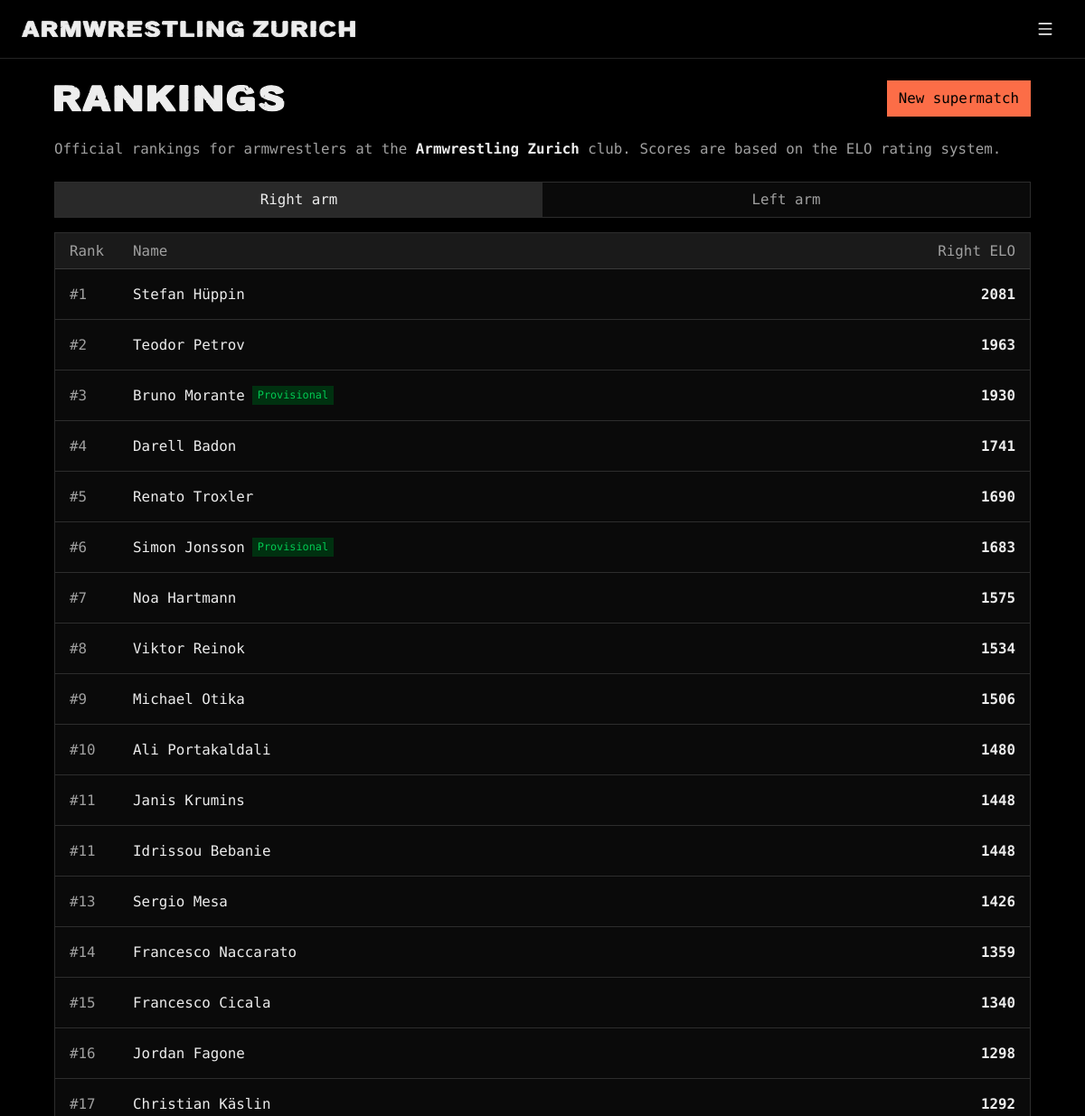
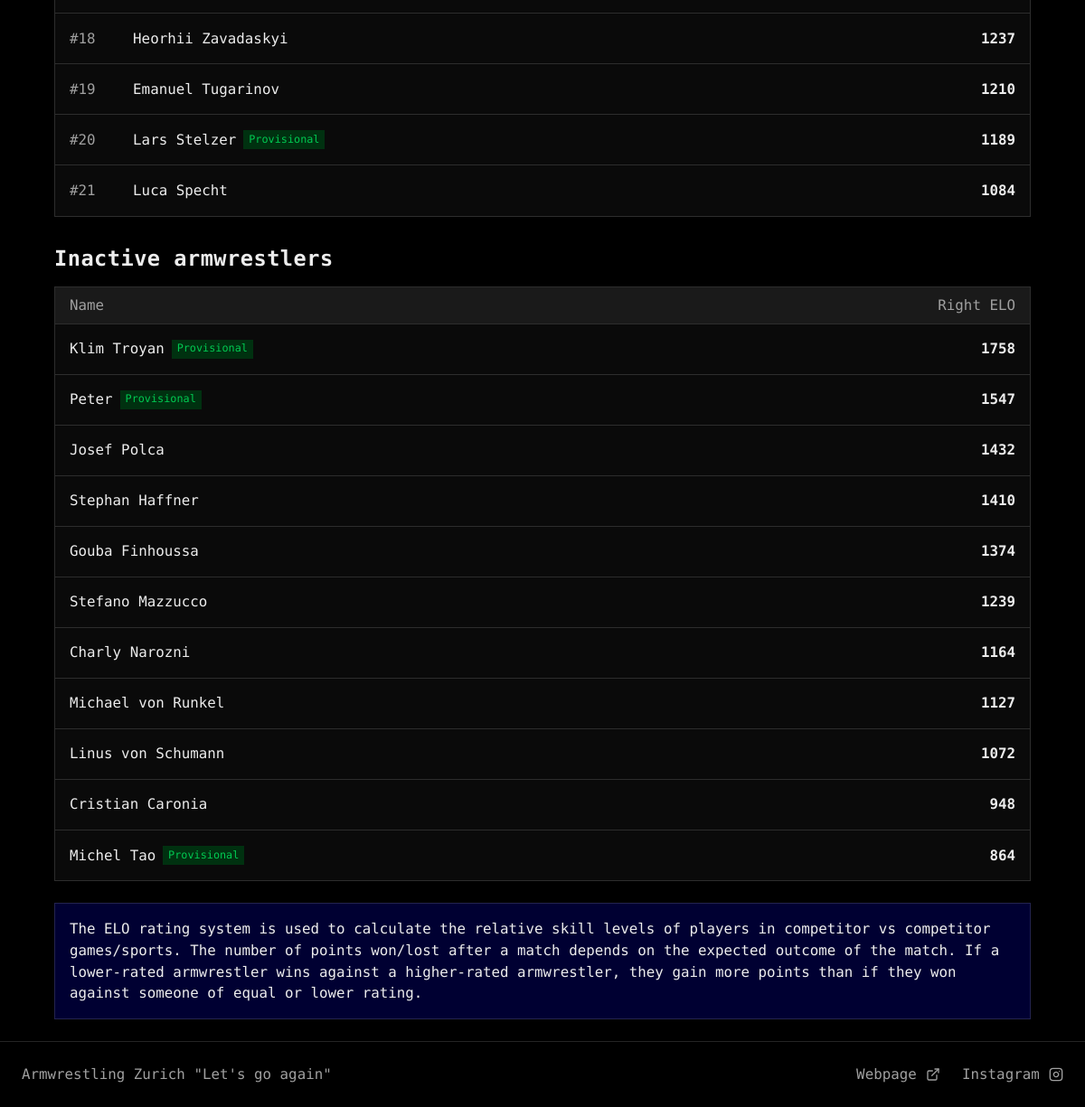
The page / on the database its author committed (2 pictures, top to bottom).
### tables this page shows
CREATE TABLE "armwrestlers" (
    id INTEGER PRIMARY KEY AUTOINCREMENT,
    name TEXT NOT NULL UNIQUE,
    right_elo INTEGER NOT NULL,
    left_elo INTEGER NOT NULL,
    right_rank INTEGER,
    left_rank INTEGER,
    added_by TEXT NOT NULL,
    last_edited_by TEXT, hidden INTEGER NOT NULL DEFAULT 0, active INTEGER NOT NULL DEFAULT 1,
    FOREIGN KEY (added_by) REFERENCES users(username)
);

CREATE TABLE "armwrestler_badges" (
    armwrestler_id INTEGER NOT NULL,
    badge_id INTEGER NOT NULL,
    arm TEXT NOT NULL CHECK (arm IN ('right', 'left')),
    assigned_date DATE NOT NULL DEFAULT CURRENT_TIMESTAMP,
    assigned_by TEXT,
    PRIMARY KEY (armwrestler_id, badge_id, arm),
    FOREIGN KEY (armwrestler_id) REFERENCES armwrestlers(id) ON DELETE CASCADE,
    FOREIGN KEY (badge_id) REFERENCES badges(id) ON DELETE CASCADE
);

CREATE TABLE "badges" (
    id INTEGER PRIMARY KEY AUTOINCREMENT,
    name TEXT NOT NULL UNIQUE,
    color TEXT NOT NULL
);

### armelo_app.py (the view)
@app.route("/")
@app.route("/<any(right, left):arm>")
def ranking(arm='right'):
    rank_column = 'right_rank' if arm == 'right' else 'left_rank'
    elo_column = 'right_elo' if arm == 'right' else 'left_elo'
    current_user = session.get('username', None)
    update_ranks()
    active_armwrestlers = db_execute('''
        SELECT {0} AS rank, id, name, {1} AS elo FROM armwrestlers
        WHERE active AND NOT hidden ORDER BY rank ASC
    '''.format(rank_column, elo_column))
    inactive_armwrestlers = db_execute('''
        SELECT id, name, {0} AS elo FROM armwrestlers
        WHERE NOT active AND NOT hidden ORDER BY elo DESC
    '''.format(elo_column))
    badge_data = db_execute('''
        SELECT armwrestler_badges.armwrestler_id, badges.name, badges.color
        FROM armwrestler_badges
        JOIN badges ON armwrestler_badges.badge_id = badges.id
        WHERE armwrestler_badges.arm = ?
    ''', arm)
    armwrestler_badges_dict = {}
    for badge in badge_data:
        armwrestler_badges_dict.setdefault(badge['armwrestler_id'], []).append((badge['name'], badge['color']))
    template_data = {
        'active_armwrestlers': active_armwrestlers,
        'inactive_armwrestlers': inactive_armwrestlers,
        'current_user': current_user,
        'arm': arm,
        'armwrestler_badges_dict': armwrestler_badges_dict
    }
    if is_htmx():
        return render_template('ranking_partial.html', **template_data)
    return render_template('ranking.html', **template_data)

### armelo_app.py (called while the page is built)
@app.context_processor
def inject_user():
    username = session.get('username')
    return dict(username=username)

### config.py (called while the page is built)
def get_db():
    db = getattr(g, '_database', None)
    if db is None:
        db = g._database = sqlite3.connect(DATABASE)
        db.row_factory = sqlite3.Row
    return db

def db_execute(query, *args):
    db = get_db()
    cur = db.cursor()
    try:
        cur.execute(query, args)
        if query.strip().upper().startswith(("SELECT", "WITH")):
            return cur.fetchall()
        db.commit()
    except sqlite3.Error:
        db.rollback()
        raise
    finally:
        cur.close()

### helpers.py (called while the page is built)
def is_htmx():
    return bool(request.headers.get('HX-Request')) and not request.headers.get('HX-History-Restore-Request')

### templates/ranking.html (shortened to what this page needs)
{% extends "layout.html" %}
{% from 'macros.html' import wordmark %}
{% block content %}
<div class="row">
    <h2 class="page-title">{{ wordmark('rankings', 'Rankings', 13650, 1584) }}</h2>
    <form action="{{ url_for('supermatch') }}" method="POST">
        <button type="submit" class="btn btn-primary">New supermatch</button>
    </form>
</div>
<p class="muted">Official rankings for armwrestlers at the <strong>Armwrestling Zurich</strong> club. Scores are based on the ELO rating system.</p>
<div id="rankings" class="stack">
    {% include 'ranking_partial.html' %}
</div>
<div class="note" role="note">
    The ELO rating system is used to calculate the relative skill levels of players in competitor vs competitor games/sports.
    The number of points won/lost after a match depends on the expected outcome of the match.
    If a lower-rated armwrestler wins against a higher-rated armwrestler, they gain more points than if they won against someone of equal or lower rating.
</div>
{% endblock %}

### templates/layout.html (shortened to what this page needs)
{% from 'macros.html' import icon, wordmark, nav_link with context -%}
<!doctype html>
<html lang="en">
    <head>
        <link href="/static/styles.css" rel="stylesheet">
    </head>
    <body>
        <header class="header">
            <nav class="container nav" aria-label="Main">
                <a class="brand" href="{{ url_for('ranking') }}">{{ wordmark('armwrestling-zurich', 'Armwrestling Zurich', 31978, 1585) }}</a>
                <button type="button" class="btn btn-tertiary btn-icon nav-toggle push" popovertarget="nav-menu" aria-label="Toggle navigation">{{ icon('menu') }}</button>
            </nav>
        </header>
        <main class="container main">
            {% block content %}{% endblock %}
        </main>
        <footer class="footer">
            <div class="container footer-inner">
                <a href="https://armwrestlingzurich.ch" target="_blank">Armwrestling Zurich "Let's go again"</a>
                <div class="footer-links">
                    <a href="https://armwrestlingzurich.ch" target="_blank">Webpage {{ icon('external-link') }}</a>
                    <a href="https://www.instagram.com/armwrestlingzurich" target="_blank">Instagram {{ icon('instagram') }}</a>
                </div>
            </div>
        </footer>
    </body>
</html>

### templates/macros.html (shortened to what this page needs)
{% macro icon(name) -%}
<svg class="icon" aria-hidden="true"><use href="{{ url_for('static', filename='icons.svg') }}#{{ name }}"></use></svg>
{%- endmacro %}
{% macro wordmark(name, label, width, height) -%}
<svg class="wordmark" viewBox="0 0 {{ width }} {{ height }}" role="img" aria-label="{{ label }}"><use href="{{ url_for('static', filename='icons.svg') }}#{{ name }}"></use></svg>
{%- endmacro %}
{% macro arm_toggle(endpoint, target, push=false, url_kwargs={}) %}
<div class="segmented">
    {% for value, label in [('right', 'Right arm'), ('left', 'Left arm')] %}
    {% set url = url_for(endpoint, arm=value, **url_kwargs) %}
    <a href="{{ url }}" class="segment" role="button" hx-get="{{ url }}" hx-target="{{ target }}" hx-swap="innerMorph"{% if push %} hx-push-url="true"{% endif %} aria-pressed="{{ 'true' if arm == value else 'false' }}">{{ label }}</a>
    {% endfor %}
</div>
{% endmacro %}

### templates/ranking_partial.html (shortened to what this page needs)
{% from 'macros.html' import arm_toggle with context %}
{{ arm_toggle('ranking', '#rankings') }}
<div class="table-wrap">
    <table class="table table-hover">
        <thead>
            <tr>
                <th>Rank</th>
                <th class="w-full">Name</th>
                <th class="num">{{ "Right ELO" if arm == 'right' else "Left ELO" }}</th>
            </tr>
        </thead>
        <tbody>
            {% for armwrestler in active_armwrestlers %}
            <tr>
                <td class="muted">#{{ armwrestler['rank'] }}</td>
                <td>
                    <div class="row">
                        <a href="{{ url_for('view_member', id=armwrestler['id'], arm=arm) }}" class="name-link">{{ armwrestler['name'] }}</a>
                        {% if armwrestler['id'] in armwrestler_badges_dict %}
                        {% for bname, bcolor in armwrestler_badges_dict[armwrestler['id']] %}
                        <span class="badge {{ bcolor }}">{{ bname }}</span>
                        {% endfor %}
                        {% endif %}
                    </div>
                </td>
                <td class="num"><strong>{{ armwrestler['elo'] }}</strong></td>
            </tr>
            {% endfor %}
        </tbody>
    </table>
</div>
<h2 class="section-title">Inactive armwrestlers</h2>
<div class="table-wrap">
    <table class="table table-hover">
        <thead>
            <tr>
                <th class="w-full">Name</th>
                <th class="num">{{ "Right ELO" if arm == 'right' else "Left ELO" }}</th>
            </tr>
        </thead>
        <tbody>
            {% for armwrestler in inactive_armwrestlers %}
            <tr>
                <td>
                    <div class="row">
                        <a href="{{ url_for('view_member', id=armwrestler['id'], arm=arm) }}" class="name-link">{{ armwrestler['name'] }}</a>
                        {% if armwrestler['id'] in armwrestler_badges_dict %}
                        {% for bname, bcolor in armwrestler_badges_dict[armwrestler['id']] %}
                        <span class="badge {{ bcolor }}">{{ bname }}</span>
                        {% endfor %}
                        {% endif %}
                    </div>
                </td>
                <td class="num"><strong>{{ armwrestler['elo'] }}</strong></td>
            </tr>
            {% endfor %}
        </tbody>
    </table>
</div>

### rows shown on the page
armwrestlers: rank "1", name "Stefan Hüppin", elo "2081"
armwrestlers: rank "2", name "Teodor Petrov", elo "1963"
armwrestlers: rank "3", name "Bruno Morante", elo "1930"
armwrestler_badges: name "Provisional"
armwrestlers: rank "4", name "Darell Badon", elo "1741"
armwrestlers: rank "5", name "Renato Troxler", elo "1690"
armwrestlers: rank "6", name "Simon Jonsson", elo "1683"
armwrestler_badges: name "Provisional"
armwrestlers: rank "7", name "Noa Hartmann", elo "1575"
armwrestlers: rank "8", name "Viktor Reinok", elo "1534"
armwrestlers: rank "9", name "Michael Otika", elo "1506"
armwrestlers: rank "10", name "Ali Portakaldali", elo "1480"
armwrestlers: rank "11", name "Janis Krumins", elo "1448"
armwrestlers: rank "11", name "Idrissou Bebanie", elo "1448"
armwrestlers: rank "13", name "Sergio Mesa", elo "1426"
armwrestlers: rank "14", name "Francesco Naccarato", elo "1359"
armwrestlers: rank "15", name "Francesco Cicala", elo "1340"
armwrestlers: rank "16", name "Jordan Fagone", elo "1298"
armwrestlers: rank "17", name "Christian Käslin", elo "1292"
armwrestlers: rank "18", name "Heorhii Zavadaskyi", elo "1237"
armwrestlers: rank "19", name "Emanuel Tugarinov", elo "1210"
armwrestlers: rank "20", name "Lars Stelzer", elo "1189"
armwrestler_badges: name "Provisional"
armwrestlers: rank "21", name "Luca Specht", elo "1084"
armwrestlers: name "Klim Troyan", elo "1758"
armwrestler_badges: name "Provisional"
armwrestlers: name "Peter", elo "1547"
armwrestler_badges: name "Provisional"
armwrestlers: name "Josef Polca", elo "1432"
armwrestlers: name "Stephan Haffner", elo "1410"
armwrestlers: name "Gouba Finhoussa", elo "1374"
armwrestlers: name "Stefano Mazzucco", elo "1239"
armwrestlers: name "Charly Narozni", elo "1164"
armwrestlers: name "Michael von Runkel", elo "1127"
armwrestlers: name "Linus von Schumann", elo "1072"
armwrestlers: name "Cristian Caronia", elo "948"
armwrestlers: name "Michel Tao", elo "864"
armwrestler_badges: name "Provisional"

### other values the page prints
{{ label }} "Right arm" "Left arm"
{{ "Right ELO" if arm == 'right' else "Left ELO" }} "Right ELO"
